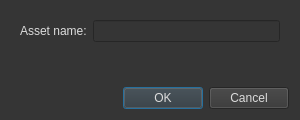
<?xml version="1.0" encoding="UTF-8"?>
<ui version="4.0">
 <class>AssetDialog</class>
 <widget class="QDialog" name="AssetDialog">
  <property name="geometry">
   <rect>
    <x>0</x>
    <y>0</y>
    <width>300</width>
    <height>120</height>
   </rect>
  </property>
  <property name="minimumSize">
   <size>
    <width>300</width>
    <height>120</height>
   </size>
  </property>
  <property name="maximumSize">
   <size>
    <width>300</width>
    <height>120</height>
   </size>
  </property>
  <property name="font">
   <font>
    <family>Segoe UI</family>
   </font>
  </property>
  <property name="windowTitle">
   <string>New Asset</string>
  </property>
  <property name="styleSheet">
   <string notr="true">background-color: rgb(53, 53, 53);
color: rgb(220, 220, 220);</string>
  </property>
  <layout class="QVBoxLayout" name="verticalLayout">
   <item>
    <widget class="QWidget" name="widget" native="true">
     <layout class="QFormLayout" name="formLayout">
      <item row="0" column="0">
       <widget class="QLabel" name="nameLabel">
        <property name="text">
         <string>Asset name:</string>
        </property>
       </widget>
      </item>
      <item row="0" column="1">
       <widget class="QLineEdit" name="editAssetName"/>
      </item>
     </layout>
    </widget>
   </item>
   <item>
    <widget class="QDialogButtonBox" name="buttonBox">
     <property name="orientation">
      <enum>Qt::Horizontal</enum>
     </property>
     <property name="standardButtons">
      <set>QDialogButtonBox::Cancel|QDialogButtonBox::Ok</set>
     </property>
    </widget>
   </item>
  </layout>
 </widget>
 <resources/>
 <connections>
  <connection>
   <sender>buttonBox</sender>
   <signal>accepted()</signal>
   <receiver>AssetDialog</receiver>
   <slot>accept()</slot>
   <hints>
    <hint type="sourcelabel">
     <x>248</x>
     <y>254</y>
    </hint>
    <hint type="destinationlabel">
     <x>157</x>
     <y>274</y>
    </hint>
   </hints>
  </connection>
  <connection>
   <sender>buttonBox</sender>
   <signal>rejected()</signal>
   <receiver>AssetDialog</receiver>
   <slot>reject()</slot>
   <hints>
    <hint type="sourcelabel">
     <x>316</x>
     <y>260</y>
    </hint>
    <hint type="destinationlabel">
     <x>286</x>
     <y>274</y>
    </hint>
   </hints>
  </connection>
 </connections>
</ui>
